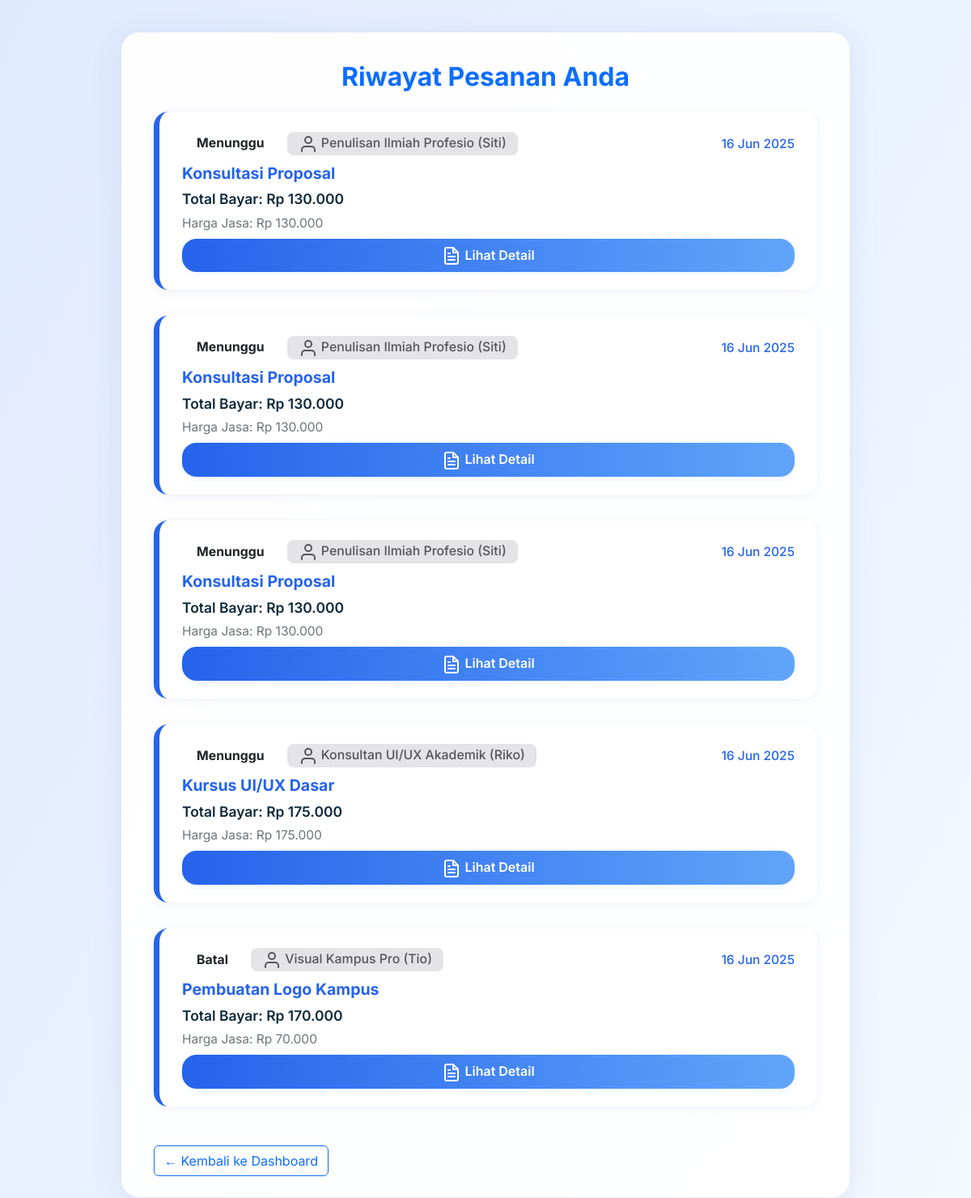
/itsSkillsahre/customer/riwayat_order.php (signed in), run on the app's committed database.
### tables this page shows
CREATE TABLE `order` (
  `orderId` varchar(32) NOT NULL,
  `tanggalOrder` timestamp NOT NULL DEFAULT current_timestamp() ON UPDATE current_timestamp(),
  `statusOrder` varchar(25) NOT NULL,
  `TotalBayar` float(10,2) NOT NULL,
  `User_user_id` varchar(3) NOT NULL,
  `Service_serviceId` varchar(3) NOT NULL,
  `statusPembayaran` enum('menunggu','berhasil','batal') NOT NULL DEFAULT 'menunggu',
  `waktuBayar` datetime DEFAULT NULL
);

CREATE TABLE `provider` (
  `providerID` varchar(3) NOT NULL,
  `namaUsaha` varchar(25) NOT NULL,
  `deskripsiUsaha` varchar(255) NOT NULL,
  `ratingRata` int(11) DEFAULT NULL,
  `User_user_id` varchar(3) NOT NULL
);

CREATE TABLE `user` (
  `user_id` varchar(3) NOT NULL,
  `nama` varchar(255) NOT NULL,
  `email` varchar(255) NOT NULL,
  `password` varchar(25) NOT NULL,
  `role` varchar(10) DEFAULT NULL,
  `TanggalRegis` timestamp NOT NULL DEFAULT current_timestamp() ON UPDATE current_timestamp()
);

CREATE TABLE `service` (
  `serviceId` varchar(3) NOT NULL,
  `namaServive` varchar(25) NOT NULL,
  `deskripsi` text NOT NULL,
  `hargaDasar` float(10,2) NOT NULL,
  `durasi` timestamp NOT NULL DEFAULT current_timestamp() ON UPDATE current_timestamp()
);

### itsSkillsahre/customer/riwayat_order.php (the view, shortened to what this page needs)
<?php
include 'config.php';
$id_user = $_SESSION['user_id'];
$sql = "SELECT o.orderId, o.tanggalOrder, o.statusOrder, o.TotalBayar,
        s.namaServive, s.hargaDasar,
        p.namaUsaha as provider, u.nama as nama_provider
    FROM `order` o
    JOIN service s ON o.Service_serviceId = s.serviceId
    JOIN service_provider sp ON s.serviceId = sp.Service_serviceId
    JOIN provider p ON sp.Provider_providerID = p.providerID
    JOIN user u ON p.User_user_id = u.user_id
    WHERE o.User_user_id = ?
    ORDER BY o.tanggalOrder DESC";
$stmt = $conn->prepare($sql);
$stmt->bind_param("s", $id_user);
$stmt->execute();
$result = $stmt->get_result();
?>
<!DOCTYPE html>
<html lang="id">
<head>
    <link href="https://cdn.jsdelivr.net/npm/bootstrap@5.3.2/dist/css/bootstrap.min.css" rel="stylesheet" />
</head>
<body>
    <div class="main-card">
        <h2 class="mb-4 fw-bold text-primary text-center" style="font-size:2rem;">Riwayat Pesanan Anda</h2>
        <?php if ($result->num_rows == 0): ?>
            <div class="alert alert-warning text-center">Belum ada riwayat pesanan.</div>
        <?php else: ?>
            <?php while ($row = $result->fetch_assoc()): ?>
                <div class="order-card <?= $row['statusOrder'] ?>">
                    <div class="order-head">
                        <span class="order-status <?= $row['statusOrder'] ?>">
                            <?= ucfirst($row['statusOrder']) ?>
                        </span>
                        <span class="order-provider">
                            <i data-feather="user"></i>
                            <?= htmlspecialchars($row['provider']) ?> (<?= htmlspecialchars($row['nama_provider']) ?>)
                        </span>
                        <span class="order-date"><?= date('d M Y', strtotime($row['tanggalOrder'])) ?></span>
                    </div>
                    <div class="order-title mb-1"><?= htmlspecialchars($row['namaServive']) ?></div>
                    <div class="order-total mb-1">
                        Total Bayar: Rp <?= number_format($row['TotalBayar'], 0, ',', '.') ?>
                    </div>
                    <div class="text-secondary" style="font-size: 0.97rem;">
                        Harga Jasa: Rp <?= number_format($row['hargaDasar'], 0, ',', '.') ?>
                    </div>
                    <a href="detail_order.php?id=<?= $row['orderId'] ?>" class="btn btn-detail mt-2">
                        <i data-feather="file-text"></i> Lihat Detail
                    </a>
                </div>
            <?php endwhile; ?>
        <?php endif; ?>
        <a href="dashboard_customer.php" class="btn btn-outline-primary mt-3">&larr; Kembali ke Dashboard</a>
    </div>
</body>
</html>

### itsSkillsahre/customer/riwayat_order.php (style rules this page uses)
body { background: linear-gradient(120deg, #e0eaff 0%, #f3f9ff 100%); font-family: 'Inter', Arial, sans-serif; min-height: 100vh; padding: 40px 20px; }
.main-card { background: rgba(255, 255, 255, 0.97); box-shadow: 0 8px 40px rgba(55, 78, 180, 0.1); border-radius: 22px; max-width: 900px; margin: auto; padding: 36px 40px 26px; }
.order-card { background: #fff; border-radius: 18px; box-shadow: 0 2px 12px rgba(55, 78, 180, 0.08); margin-bottom: 32px; padding: 22px 28px; display: flex; flex-direction: column; transition: .18s; border-left: 7px solid #2563eb; }
.order-head { display: flex; flex-wrap: wrap; align-items: center; gap: 10px; margin-bottom: 6px; }
.order-status { font-weight: 700; border-radius: 12px; font-size: .99rem; padding: 5px 18px; }
.order-provider { font-size: .99rem; color: #555; background: #e4e4e7; border-radius: 8px; padding: 2px 14px; font-weight: 500; }
.order-date { font-size: .97rem; color: #2563eb; margin-left: auto; font-weight: 500; }
.order-title { font-size: 1.22rem; font-weight: 700; color: #2563eb; }
.order-total { font-weight: 600; color: #0e293b; font-size: 1.09rem; margin-bottom: 3px; }
.btn-detail { border-radius: 18px; font-weight: 600; background: linear-gradient(90deg, #2563eb 0%, #60a5fa 100%); color: #fff; border: none; margin-top: 7px; box-shadow: 0 2px 10px rgba(38, 132, 255, 0.09); padding: 8px 20px; transition: .18s; }

### data on the page
order: statusOrder "Menunggu", provider.namaUsaha "Penulisan Ilmiah Profesio", user.nama "Siti", tanggalOrder "16 Jun 2025", Service_serviceId.namaServive "Konsultasi Proposal", TotalBayar "130.000", Service_serviceId.hargaDasar "130.000"
order: statusOrder "Menunggu", provider.namaUsaha "Penulisan Ilmiah Profesio", user.nama "Siti", tanggalOrder "16 Jun 2025", Service_serviceId.namaServive "Konsultasi Proposal", TotalBayar "130.000", Service_serviceId.hargaDasar "130.000"
order: statusOrder "Menunggu", provider.namaUsaha "Penulisan Ilmiah Profesio", user.nama "Siti", tanggalOrder "16 Jun 2025", Service_serviceId.namaServive "Konsultasi Proposal", TotalBayar "130.000", Service_serviceId.hargaDasar "130.000"
order: statusOrder "Menunggu", provider.namaUsaha "Konsultan UI/UX Akademik", user.nama "Riko", tanggalOrder "16 Jun 2025", Service_serviceId.namaServive "Kursus UI/UX Dasar", TotalBayar "175.000", Service_serviceId.hargaDasar "175.000"
order: statusOrder "Batal", provider.namaUsaha "Visual Kampus Pro", user.nama "Tio", tanggalOrder "16 Jun 2025", Service_serviceId.namaServive "Pembuatan Logo Kampus", TotalBayar "170.000", Service_serviceId.hargaDasar "70.000"
